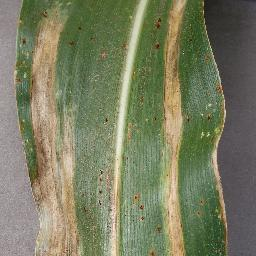
#> input picture Application/temp_input.png, 256 x 256 px
$ python process_image_practice.py temp_input.png out.png
#> lines starting #> are read from the running program, lines starting #| are printed output that depends on the picture
from PIL import Image
import sys

def process_image(input_path, output_path):
    # Open the image
#> called with input_path = 'temp_input.png', output_path = 'out.png'
    image = Image.open(input_path)
#> image is the input picture: PIL image 256x256 RGB; mean R, G, B 121.5, 125.2, 96.7

    # Convert to grayscale
    grayscale_image = image.convert("L")
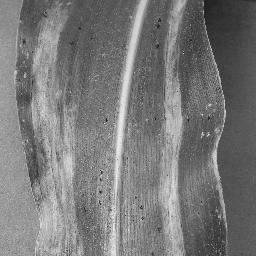
#> grayscale_image: PIL image 256x256 L; min 19, max 242, mean 120.8

    # Save the grayscale image
    grayscale_image.save(output_path)

    # Print "grayscale" (this will be captured by Streamlit)
    print("Gray Leaf Spot")

if __name__ == "__main__":
    input_image_path = sys.argv[1]  # Input image path from command line
    output_image_path = sys.argv[2]  # Output grayscale image path

    process_image(input_image_path, output_image_path)
